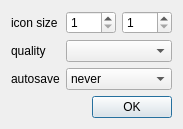
<?xml version="1.0" encoding="UTF-8"?>
<ui version="4.0">
 <class>SelectGenomeConfigDialog</class>
 <widget class="QDialog" name="SelectGenomeConfigDialog">
  <property name="geometry">
   <rect>
    <x>0</x>
    <y>0</y>
    <width>183</width>
    <height>118</height>
   </rect>
  </property>
  <property name="sizePolicy">
   <sizepolicy hsizetype="Maximum" vsizetype="Maximum">
    <horstretch>0</horstretch>
    <verstretch>0</verstretch>
   </sizepolicy>
  </property>
  <property name="windowTitle">
   <string>Configure</string>
  </property>
  <layout class="QGridLayout" name="gridLayout">
   <item row="0" column="0">
    <widget class="QLabel" name="label_18">
     <property name="toolTip">
      <string>size of final image</string>
     </property>
     <property name="text">
      <string>icon size</string>
     </property>
    </widget>
   </item>
   <item row="0" column="1">
    <layout class="QHBoxLayout" name="horizontalLayout">
     <item>
      <widget class="IntValueEditor" name="sizewLineEdit">
       <property name="toolTip">
        <string>width of the final image</string>
       </property>
       <property name="minimum">
        <number>1</number>
       </property>
       <property name="maximum">
        <number>128</number>
       </property>
       <property name="singleStep">
        <number>1</number>
       </property>
      </widget>
     </item>
     <item>
      <widget class="IntValueEditor" name="sizehLineEdit">
       <property name="toolTip">
        <string>height of the final image</string>
       </property>
       <property name="minimum">
        <number>1</number>
       </property>
       <property name="maximum">
        <number>128</number>
       </property>
       <property name="singleStep">
        <number>1</number>
       </property>
      </widget>
     </item>
    </layout>
   </item>
   <item row="1" column="0">
    <widget class="QLabel" name="label">
     <property name="toolTip">
      <string>preview quality</string>
     </property>
     <property name="text">
      <string>quality</string>
     </property>
    </widget>
   </item>
   <item row="1" column="1">
    <widget class="QComboBox" name="qualityComboBox"/>
   </item>
   <item row="3" column="1">
    <widget class="QDialogButtonBox" name="buttonBox">
     <property name="orientation">
      <enum>Qt::Horizontal</enum>
     </property>
     <property name="standardButtons">
      <set>QDialogButtonBox::Ok</set>
     </property>
    </widget>
   </item>
   <item row="2" column="0">
    <widget class="QLabel" name="label_2">
     <property name="toolTip">
      <string>autosave genomes</string>
     </property>
     <property name="text">
      <string>autosave</string>
     </property>
    </widget>
   </item>
   <item row="2" column="1">
    <widget class="QComboBox" name="asComboBox">
     <item>
      <property name="text">
       <string>never</string>
      </property>
     </item>
     <item>
      <property name="text">
       <string>on exit</string>
      </property>
     </item>
     <item>
      <property name="text">
       <string>always</string>
      </property>
     </item>
    </widget>
   </item>
  </layout>
 </widget>
 <customwidgets>
  <customwidget>
   <class>IntValueEditor</class>
   <extends>QSpinBox</extends>
   <header>intvalueeditor.h</header>
  </customwidget>
 </customwidgets>
 <resources/>
 <connections>
  <connection>
   <sender>buttonBox</sender>
   <signal>accepted()</signal>
   <receiver>SelectGenomeConfigDialog</receiver>
   <slot>accept()</slot>
   <hints>
    <hint type="sourcelabel">
     <x>162</x>
     <y>45</y>
    </hint>
    <hint type="destinationlabel">
     <x>157</x>
     <y>59</y>
    </hint>
   </hints>
  </connection>
  <connection>
   <sender>buttonBox</sender>
   <signal>rejected()</signal>
   <receiver>SelectGenomeConfigDialog</receiver>
   <slot>reject()</slot>
   <hints>
    <hint type="sourcelabel">
     <x>162</x>
     <y>51</y>
    </hint>
    <hint type="destinationlabel">
     <x>169</x>
     <y>59</y>
    </hint>
   </hints>
  </connection>
 </connections>
</ui>
